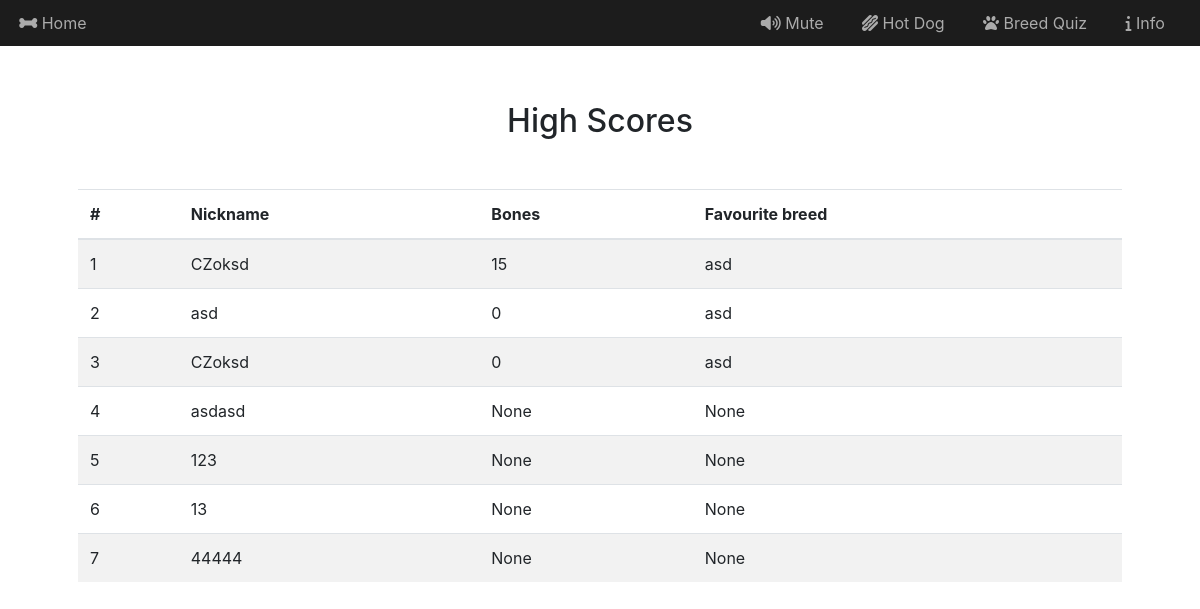
The app's page /highscores, older data.
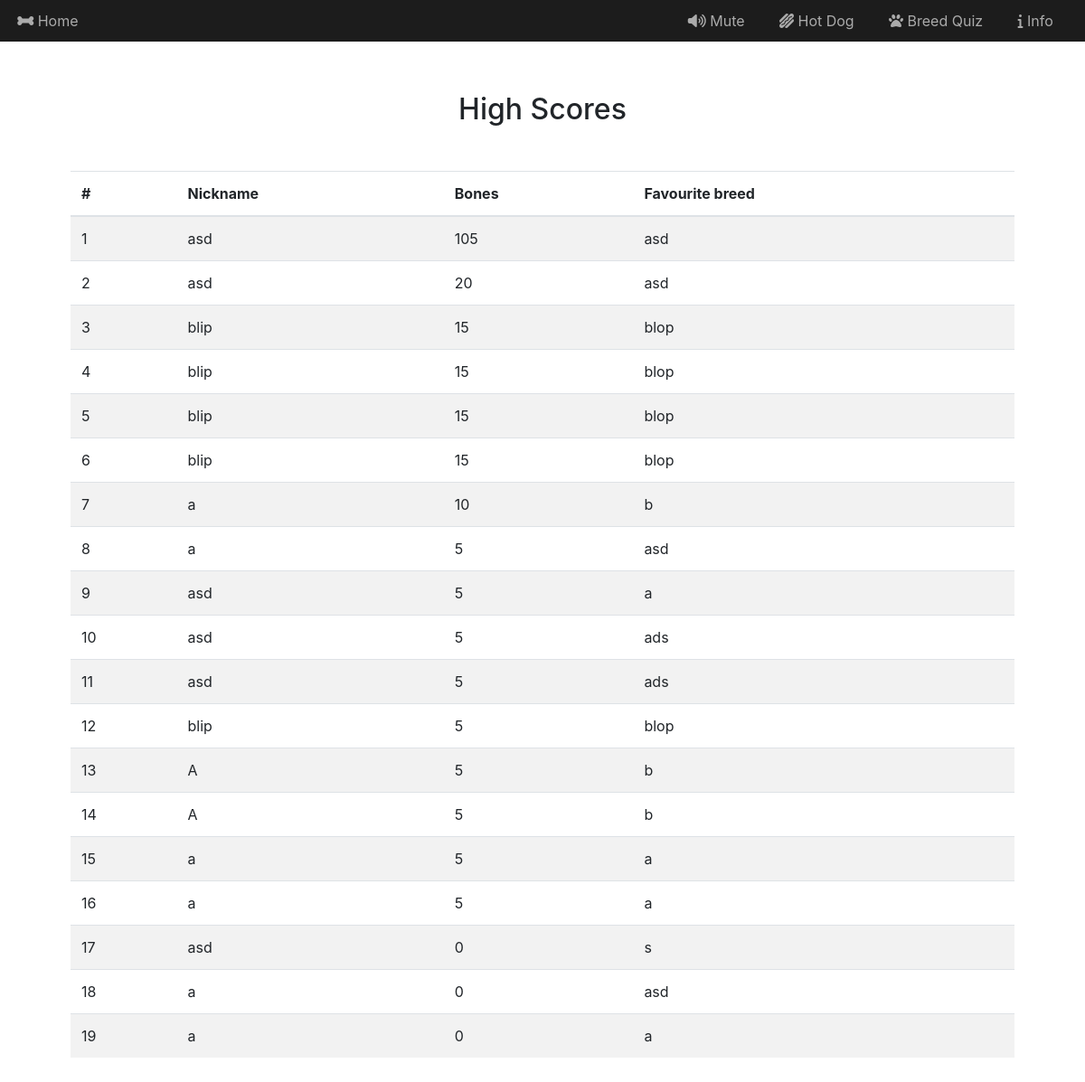
The same page, newer data.
### tables this page shows
CREATE TABLE "highscores" (
	"userid"	INTEGER,
	"timestamp"	TIMESTAMP DEFAULT CURRENT_TIMESTAMP,
	"username"	CHAR(255),
	"score"	INTEGER,
	"favbreed"	CHAR(255),
	PRIMARY KEY("userid")
);

### myproject.py (the view)
@app.route("/highscores", methods=["GET", "POST"])
def highscores():
    hscores = db.execute("SELECT * FROM highscores ORDER BY score DESC")
    return render_template("highscores.html", hscores=hscores)

### templates/highscores.html (shortened to what this page needs)
{% extends "layout.html" %}
{% block main %}
  <h2 class="text-center mb-5">High Scores</h2>
  <table id="hsTable" class="table table-striped">
    <thead>
      <tr>
        <th>#</th>
        <th>Nickname</th>
        <th>Bones</th>
        <th>Favourite breed</th>
        </tr>
    </thead>
    <tbody>
      {% for score in hscores: %}
        <tr>
          <td>{{loop.index}}</td>
          <td>{{score["username"]}}</td>
          <td>{{score["score"]}}</td>
          <td>{{score["favbreed"]}}</td>
        </tr>
      {% endfor %}
    </tbody>
  </table>
{% endblock %}

### templates/layout.html (shortened to what this page needs)
<!DOCTYPE html>
<html lang="en">
    <head>
        <link href="/static/lib/bootstrap.css" rel="stylesheet">
        <link href="/static/styles/commonStyles.css" rel="stylesheet">
    </head>
    <body>
      <nav class="navbar navbar-expand-lg navbar-dark">
        <div id="brandBoneContainer" class="navItem">
          <a class="navLink" id="" href="/">
            <i id="brandBone" class="disabled fas fa-bone"></i>
            Home
          </a>
        </div>
        <div class="collapse navbar-collapse justify-content-end" id="navbarSupportedContent">
          <ul class="navbar-nav align-items-center">
            <li class="nav-item">
              <div class="navLink" id="toggleSound">
                <i class="fa fa-volume-up" id="toggleSoundIcon"></i>
                <span id="toggleSoundSpan">Mute</span>
              </div>
            </li>
            <li class="nav-item">
              <a class="navLink" href="/hotdog">
                <i class="fas fa-hotdog"></i>
                Hot Dog
              </a>
            </li>
            <li class="nav-item">
              <a class="navLink" href="/breedQuiz">
                <i class="fas fa-paw"></i>
                Breed Quiz
              </a>
            </li>
            <li class="nav-item">
              <a class="navLink" href="/info">
                <i class="fas fa-info"></i>
                Info
              </a>
            </li>
          </ul>
        </div>
      </nav>
      <main id="main" class="mt-2 container p-5">
          {% block main %}{% endblock %}
      </main>
    </body>
</html>

### static/styles/commonStyles.css (style rules this page uses)
html, body { overflow-x: hidden; height: 100%; }
main { margin: 0 auto; }
.navbar { background-color: #1c1c1c; }
.nav-item { margin: 0 1rem; }
.navLink { padding: 0.2rem; color: #ababab; user-select: none; }
#toggleSound { cursor: pointer; }
.navLink:link { color: #ababab; text-decoration: none; }

Row changes from the older to the newer data that the page shows:
removed highscores: username "asd", score "0", favbreed "asd"
removed highscores: username "CZoksd", score "0", favbreed "asd"
removed highscores: username "123", score "None", favbreed "None"
removed highscores: username "44444", score "None", favbreed "None"
added highscores: username "asd", score "105", favbreed "asd"
added highscores: username "asd", score "20", favbreed "asd"
added highscores: username "blip", score "15", favbreed "blop"
added highscores: username "blip", score "15", favbreed "blop"
changed highscores (number 5 of 19 on the later page): username "CZoksd" → "blip"; favbreed "asd" → "blop"
added highscores: username "blip", score "15", favbreed "blop"
added highscores: username "a", score "10", favbreed "b"
added highscores: username "a", score "5", favbreed "asd"
added highscores: username "asd", score "5", favbreed "a"
added highscores: username "asd", score "5", favbreed "ads"
added highscores: username "asd", score "5", favbreed "ads"
added highscores: username "blip", score "5", favbreed "blop"
added highscores: username "A", score "5", favbreed "b"
added highscores: username "A", score "5", favbreed "b"
added highscores: username "a", score "5", favbreed "a"
added highscores: username "a", score "5", favbreed "a"
added highscores: username "asd", score "0", favbreed "s"
changed highscores (number 18 of 19 on the later page): username "asdasd" → "a"; score "None" → "0"; favbreed "None" → "asd"
changed highscores (number 19 of 19 on the later page): username "13" → "a"; score "None" → "0"; favbreed "None" → "a"
